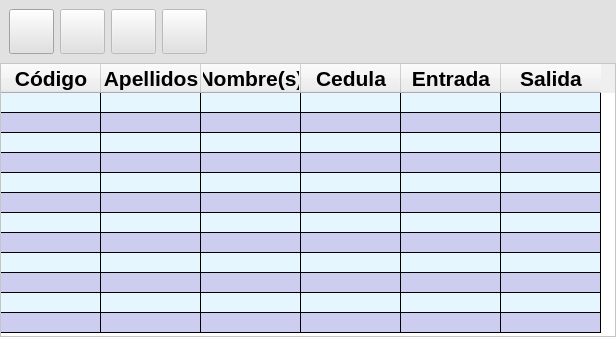
         <widget class="QWidget" name="P1Doctor">
          <layout class="QGridLayout" name="gridLayout_6">
           <property name="leftMargin">
            <number>0</number>
           </property>
           <property name="topMargin">
            <number>0</number>
           </property>
           <property name="rightMargin">
            <number>0</number>
           </property>
           <property name="bottomMargin">
            <number>0</number>
           </property>
           <property name="spacing">
            <number>0</number>
           </property>
           <item row="1" column="0">
            <widget class="QTableWidget" name="doctorTable">
             <property name="focusPolicy">
              <enum>Qt::ClickFocus</enum>
             </property>
             <property name="styleSheet">
              <string notr="true">QTableWidget{
	gridline-color: #000000;
    color: #000000;
	background-color: #FFFFFF;
}
QTableWidget::item:alternate{
    background-color: #CDCEEF;
	color: #000000;
}
QTableWidget::item{
    background-color: #E5F6FE;
	color: #000000;
}
QTableWidget::item:selected {
    background-color: #8F90DA;
	color: #000000;
}</string>
             </property>
             <property name="sizeAdjustPolicy">
              <enum>QAbstractScrollArea::AdjustToContents</enum>
             </property>
             <property name="editTriggers">
              <set>QAbstractItemView::NoEditTriggers</set>
             </property>
             <property name="alternatingRowColors">
              <bool>true</bool>
             </property>
             <property name="selectionMode">
              <enum>QAbstractItemView::SingleSelection</enum>
             </property>
             <property name="selectionBehavior">
              <enum>QAbstractItemView::SelectRows</enum>
             </property>
             <property name="rowCount">
              <number>12</number>
             </property>
             <attribute name="horizontalHeaderVisible">
              <bool>true</bool>
             </attribute>
             <attribute name="horizontalHeaderMinimumSectionSize">
              <number>15</number>
             </attribute>
             <attribute name="horizontalHeaderDefaultSectionSize">
              <number>100</number>
             </attribute>
             <attribute name="verticalHeaderVisible">
              <bool>false</bool>
             </attribute>
             <attribute name="verticalHeaderMinimumSectionSize">
              <number>15</number>
             </attribute>
             <attribute name="verticalHeaderDefaultSectionSize">
              <number>20</number>
             </attribute>
             <row/>
             <row/>
             <row/>
             <row/>
             <row/>
             <row/>
             <row/>
             <row/>
             <row/>
             <row/>
             <row/>
             <row/>
             <column>
              <property name="text">
               <string>Código</string>
              </property>
              <property name="font">
               <font>
                <family>Arial</family>
                <pointsize>16</pointsize>
                <bold>true</bold>
               </font>
              </property>
             </column>
             <column>
              <property name="text">
               <string>Apellidos</string>
              </property>
              <property name="font">
               <font>
                <family>Arial</family>
                <pointsize>16</pointsize>
                <bold>true</bold>
               </font>
              </property>
             </column>
             <column>
              <property name="text">
               <string>Nombre(s)</string>
              </property>
              <property name="font">
               <font>
                <family>Arial</family>
                <pointsize>16</pointsize>
                <bold>true</bold>
               </font>
              </property>
             </column>
             <column>
              <property name="text">
               <string>Cedula</string>
              </property>
              <property name="font">
               <font>
                <family>Arial</family>
                <pointsize>16</pointsize>
                <bold>true</bold>
               </font>
              </property>
             </column>
             <column>
              <property name="text">
               <string>Entrada</string>
              </property>
              <property name="font">
               <font>
                <family>Arial</family>
                <pointsize>16</pointsize>
                <bold>true</bold>
               </font>
              </property>
             </column>
             <column>
              <property name="text">
               <string>Salida</string>
              </property>
              <property name="font">
               <font>
                <family>Arial</family>
                <pointsize>16</pointsize>
                <bold>true</bold>
               </font>
              </property>
             </column>
            </widget>
           </item>
           <item row="0" column="0">
            <widget class="QWidget" name="widget_4" native="true">
             <property name="styleSheet">
              <string notr="true">QWidget{
	background-color: #E1E1E1;
	color: #000000;
}</string>
             </property>
             <layout class="QGridLayout" name="gridLayout_11">
              <item row="0" column="4">
               <spacer name="horizontalSpacer">
                <property name="orientation">
                 <enum>Qt::Horizontal</enum>
                </property>
                <property name="sizeHint" stdset="0">
                 <size>
                  <width>40</width>
                  <height>20</height>
                 </size>
                </property>
               </spacer>
              </item>
              <item row="0" column="2">
               <widget class="QPushButton" name="removeDoctorButton">
                <property name="enabled">
                 <bool>false</bool>
                </property>
                <property name="minimumSize">
                 <size>
                  <width>45</width>
                  <height>45</height>
                 </size>
                </property>
                <property name="maximumSize">
                 <size>
                  <width>45</width>
                  <height>45</height>
                 </size>
                </property>
                <property name="icon">
                 <iconset resource="icons.qrc">
                  <normaloff>:/icons/Icons/remove.svg</normaloff>:/icons/Icons/remove.svg</iconset>
                </property>
                <property name="iconSize">
                 <size>
                  <width>30</width>
                  <height>30</height>
                 </size>
                </property>
               </widget>
              </item>
              <item row="0" column="3">
               <widget class="QPushButton" name="searchDoctorButton">
                <property name="enabled">
                 <bool>false</bool>
                </property>
                <property name="minimumSize">
                 <size>
                  <width>45</width>
                  <height>45</height>
                 </size>
                </property>
                <property name="icon">
                 <iconset resource="icons.qrc">
                  <normaloff>:/icons/Icons/search.svg</normaloff>:/icons/Icons/search.svg</iconset>
                </property>
                <property name="iconSize">
                 <size>
                  <width>30</width>
                  <height>30</height>
                 </size>
                </property>
               </widget>
              </item>
              <item row="0" column="1">
               <widget class="QPushButton" name="modifyDoctorButton">
                <property name="enabled">
                 <bool>false</bool>
                </property>
                <property name="minimumSize">
                 <size>
                  <width>45</width>
                  <height>45</height>
                 </size>
                </property>
                <property name="maximumSize">
                 <size>
                  <width>45</width>
                  <height>45</height>
                 </size>
                </property>
                <property name="icon">
                 <iconset resource="icons.qrc">
                  <normaloff>:/icons/Icons/modify.svg</normaloff>:/icons/Icons/modify.svg</iconset>
                </property>
                <property name="iconSize">
                 <size>
                  <width>30</width>
                  <height>30</height>
                 </size>
                </property>
               </widget>
              </item>
              <item row="0" column="0">
               <widget class="QPushButton" name="addDoctorButton">
                <property name="minimumSize">
                 <size>
                  <width>45</width>
                  <height>45</height>
                 </size>
                </property>
                <property name="maximumSize">
                 <size>
                  <width>45</width>
                  <height>45</height>
                 </size>
                </property>
                <property name="styleSheet">
                 <string notr="true">QPushButton {
	pading 8px 0 8px 15px;
}</string>
                </property>
                <property name="icon">
                 <iconset resource="icons.qrc">
                  <normaloff>:/icons/Icons/add.svg</normaloff>:/icons/Icons/add.svg</iconset>
                </property>
                <property name="iconSize">
                 <size>
                  <width>30</width>
                  <height>30</height>
                 </size>
                </property>
               </widget>
              </item>
             </layout>
            </widget>
           </item>
          </layout>
         </widget>
